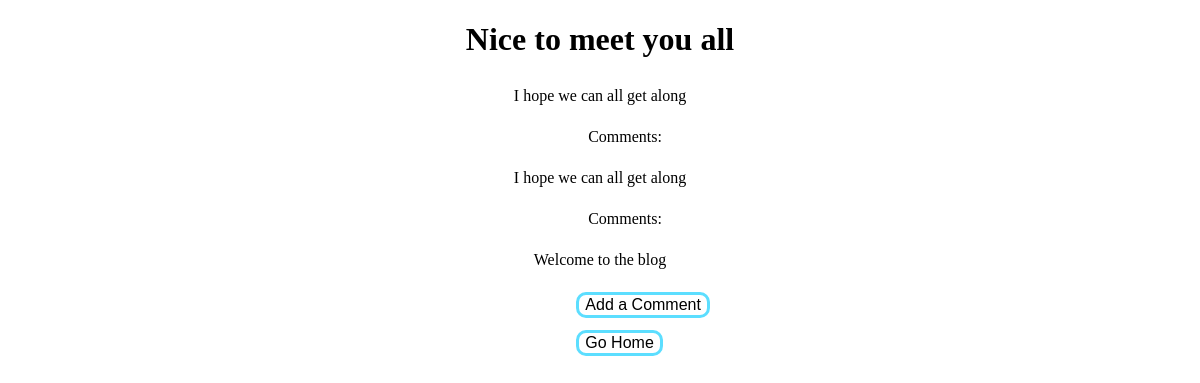
Page /view.php?blogid=105 (signed in) on the committed database.
### tables this page shows
CREATE TABLE `blog` (
  `blogid` int(11) NOT NULL AUTO_INCREMENT,
  `subject` varchar(255) NOT NULL,
  `description` LONGTEXT NOT NULL,
  `blogDate` DATE DEFAULT NULL,
  `username` varchar(255) DEFAULT NULL,
  PRIMARY KEY (`blogid`),
  KEY `username` (`username`),
  CONSTRAINT `blog_ibfk_1` FOREIGN KEY (`username`) REFERENCES `user` (`username`) ON DELETE SET NULL
);

CREATE TABLE `comment` (
 `comment` varchar(255) NOT NULL,
 `sentiment` BOOLEAN NOT NULL,
 `blogid` int(11) DEFAULT NULL,
 `username` varchar(255) DEFAULT NULL,
 `commentDate` DATE DEFAULT NULL,
 PRIMARY KEY (`comment`),
 KEY `blogid` (`blogid`),
 KEY `username` (`username`),
 CONSTRAINT `comment_ibfk_2` FOREIGN KEY (`blogid`) REFERENCES `blog` (`blogid`) ON DELETE SET NULL,
 CONSTRAINT `comment_ibfk_1` FOREIGN KEY (`username`) REFERENCES `user` (`username`) ON DELETE SET NULL

);

### database.php (called while the page is built, shortened)
<?php session_start();
$db = mysqli_connect('localhost','root','','user_registration') or die("No Connection to the Database");
  if(isset($_REQUEST['blogid'])){
    $blogid = $_REQUEST['blogid'];
    $sql = "SELECT * FROM blog WHERE blogid = $blogid";
    $sql1 = "SELECT * FROM comment WHERE blogid = $blogid";
    $query = mysqli_query($db, $sql);
    $query1 = mysqli_query($db, $sql1);
  }

### view.php (the view, shortened to what this page needs)
<?php
    include "database.php";
?>
<!DOCTYPE html>
<html lang="en">
<head>
</head>
<body>
   <div class="container">
        <?php foreach($query as $q){?>
            <div>
                <h1><?php echo $q['subject'];?></h1>
            </div>
            <div><p><?php echo $q['description'];?></p></div>
        <?php } ?>
      <?php foreach ($query1 as $q) {?>
        <label>Comments:</label>
        <p><?php echo $q['comment']; ?></p>
        <?php } ?>
        <div><button class="button"><a href="comment.php?blogid=<?php echo $q['blogid']?>">Add a Comment</a></button></div>
        <div><button class="button"><a href="index.php" class="button">Go Home</a></button></div>
   </div>
</body>
</html>

### view.php (style rules this page uses)
body { background-image: url('pexels-photo.jpg') }
h1 { text-align: center; }
p { line-height: 2; text-align: center; padding-left: 500px; padding-right: 500px }
a { text-decoration:none; color:black; }
button { position:relative; left:48%; margin:auto; margin-bottom: 1%; text-align:center; position:relative; border: solid; border-color: #5CDEFF; border-radius: 10px; transition: .4s ease-in; z-index: 1; font-size: 16px; background-color: transparent; color: black; }
button::before, button::after { position: absolute; content: ""; z-index: -1; }
label { margin:auto; margin-left:49%; text-align:center; }

### rows in the picture
blog: subject "Nice to meet you all", description "I hope we can all get along"
comment: comment "I hope we can all get along"
comment: comment "Welcome to the blog"
